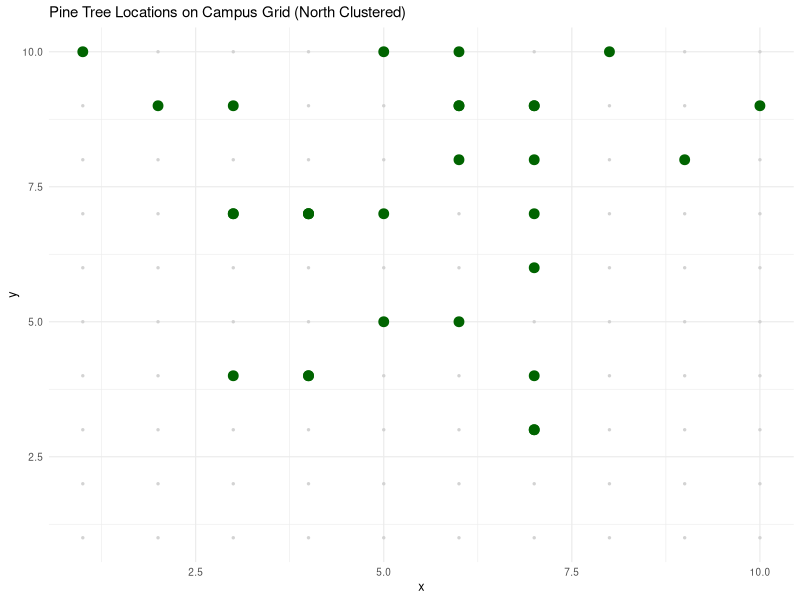
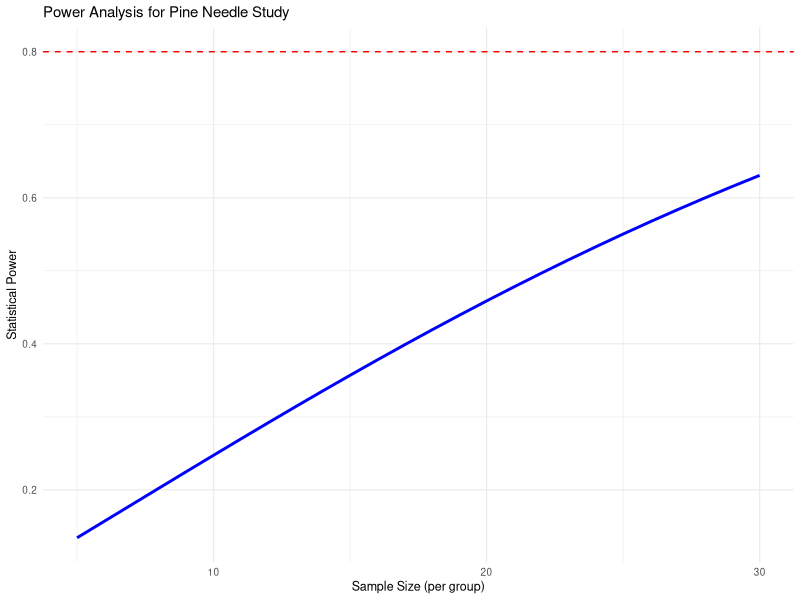

The R source for these figures, in order:
## ---- chunk 1
#| message: false
#| warning: false
#| include: false
library(tidyverse)
library(patchwork)
library(flextable)
library(pwr)  # For power analysis
library(ggplot2)
library(viridis)

set.seed(42)
## ---- chunk 2
#| echo: false
#| paged-print: false
# Example of randomization in R
# Select 10 trees randomly from 100 possible trees
all_trees <- 1:100
selected_trees <- sample(all_trees, 10)

# Randomly assign 5 trees to treatment and 5 to control
treatment_trees <- sample(selected_trees, 5)
control_trees <- selected_trees[!selected_trees %in% treatment_trees]

data.frame(
  Treatment = treatment_trees,
  Control = control_trees
)
## ---- chunk 3
#| echo: false
#| fig-height: 3.4
#| fig-width: 3.4
#| fig-alt: "Scatterplot of a 10-by-10 campus grid with light grey points marking all grid locations and dark green points marking simulated pine tree locations, which are clustered toward the north (higher y-values) side of campus."
# Let's create a campus map grid (simplified)
campus_grid <- expand.grid(x = 1:10, y = 1:10)

# Place "pine trees" clustered toward the north side (higher y values)
set.seed(46)
pine_locations <- data.frame(
  x = sample(1:10, 30, replace = TRUE),
  # Using rbeta to skew distribution toward higher y values
  # Alpha=1, Beta=3 creates right-skewed distribution, then scale to 1-10 range
  y = round(rbeta(30, 3, 1) * 9 + 1)
)

ggplot() +
  geom_point(data = campus_grid, aes(x, y), color = "lightgrey", size = 0.5) +
  geom_point(data = pine_locations, aes(x, y), color = "darkgreen", size = 3) +
  theme_minimal(base_size = 9) +
  labs(title = "Pine Tree Locations on Campus Grid (North Clustered)")
## ---- chunk 4
# A priori power analysis for t-test
# How many samples needed per group?
effect_size <- 0.8  # Cohen's d
significance <- 0.05
desired_power <- 0.8

pwr.t.test(d = effect_size,
           sig.level = significance,
           power = desired_power,
           type = "two.sample")
## ---- chunk 5
# Post hoc power analysis
# If we had n = 20 per group
effect_size <- 0.5  # Medium effect size
significance <- 0.05
sample_size <- 20  # per group

pwr.t.test(n = sample_size,
           d = effect_size,
           sig.level = 0.05,
           type = "two.sample")
## ---- chunk 6
#| fig-height: 3
#| fig-width: 3
# Estimates from OUR four trees (see the Power lecture)
shady_mean  <- 14.12   # mm
sunny_mean  <- 15.21   # mm
pooled_sd   <- 1.81    # mm

effect_size <- abs(shady_mean - sunny_mean) / pooled_sd
effect_size            # Cohen's d

# How many trees per side would a proper study need?
pwr.t.test(d = effect_size,
           sig.level = 0.05,
           power = 0.8,
           type = "two.sample")
## ---- chunk 7
#| echo: false
#| fig-height: 3.2
#| fig-width: 3.6
#| fig-alt: "Line plot of statistical power versus sample size per group (5 to 30), rising from low power at small sample sizes toward 1 as sample size increases, with a dashed red horizontal reference line at 80% power marking the sample size needed to reach adequate power."
sample_sizes <- seq(5, 30, by = 1)
power_values <- sapply(sample_sizes, function(n) {
  power <- pwr.t.test(n = n,
                     d = effect_size,
                     sig.level = 0.05,
                     type = "two.sample")$power
  return(power)
})

power_df <- data.frame(
  sample_size = sample_sizes,
  power = power_values
)

ggplot(power_df, aes(x = sample_size, y = power)) +
  geom_line(color = "blue", linewidth = 1) +
  geom_hline(yintercept = 0.8, linetype = "dashed", color = "red") +
  theme_minimal(base_size = 9) +
  labs(title = "Power Analysis for Pine Needle Study",
       x = "Sample Size (per group)",
       y = "Statistical Power")
